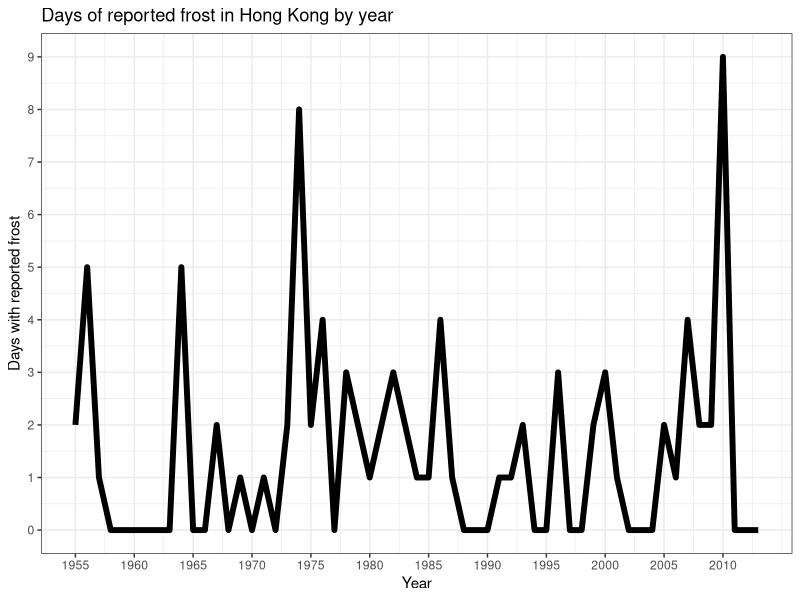
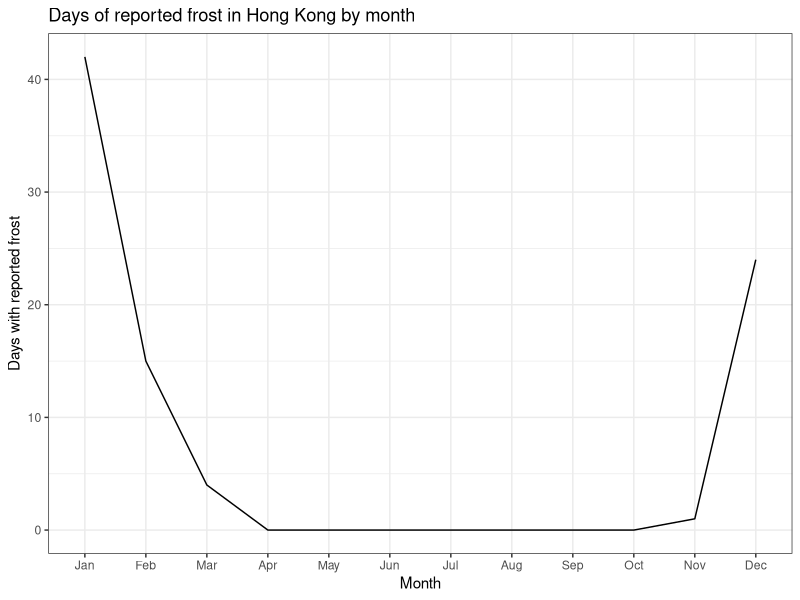
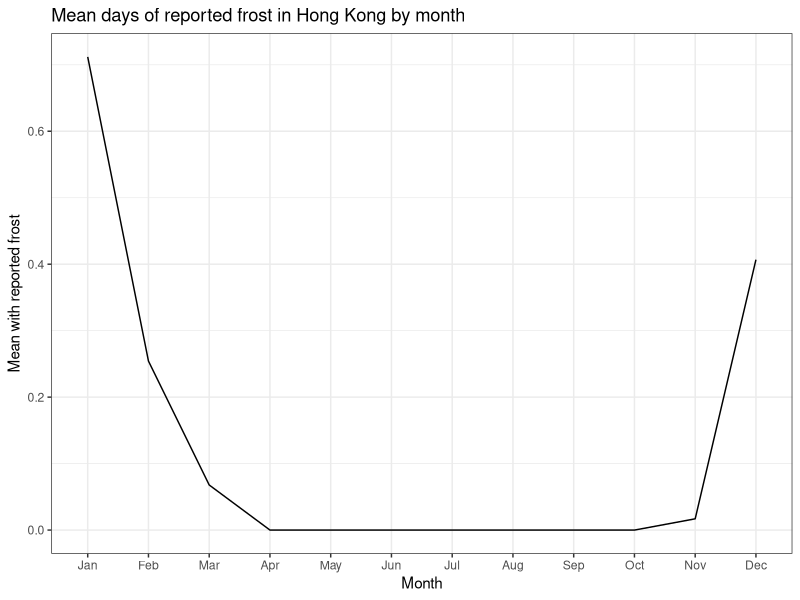

Here is the R script that generated these plots, in order:
## ---- chunk 1
library(methods)
library(data.table)
library(ggplot2)
library(reshape2)

theme_set(theme_bw())
## ---- chunk 2
frost <- fread(input = "../assets/frost.tsv", header=TRUE) 
frost[,Ann := NULL]
frost <- data.table(melt(frost, id.vars = "Year"), key="Year,variable")
setnames(frost, c("year", "month", "frost"))
frostbyyear <- frost[,list(frost=sum(frost)),by=year]
frostbyyearplot <- ggplot(frostbyyear) + geom_line(aes(x = year, y = frost), size = 2) + labs(x = "Year", y = "Days with reported frost", title = "Days of reported frost in Hong Kong by year") + scale_y_continuous(breaks=seq(0,10,1)) + scale_x_continuous(breaks=seq(1955,2010,5))
plot(frostbyyearplot)
## ---- chunk 3
frostbymonth <- frost[,list(frost=sum(frost)),by=month]
frostbymonthplot <- ggplot(frostbymonth) + geom_line(aes(x = month, y = frost, group = 1)) + theme_bw() + labs(x = "Month", y = "Days with reported frost", title = "Days of reported frost in Hong Kong by month")
plot(frostbymonthplot)
## ---- chunk 4
frostbymonthperyear <- frost[,list(frost=mean(frost)),by=month]
frostbymonthperyearplot <- ggplot(frostbymonthperyear) + geom_line(aes(x = month, y = frost, group = 1)) + theme_bw() + labs(x = "Month", y = "Mean with reported frost", title = "Mean days of reported frost in Hong Kong by month") 
plot(frostbymonthperyearplot)
